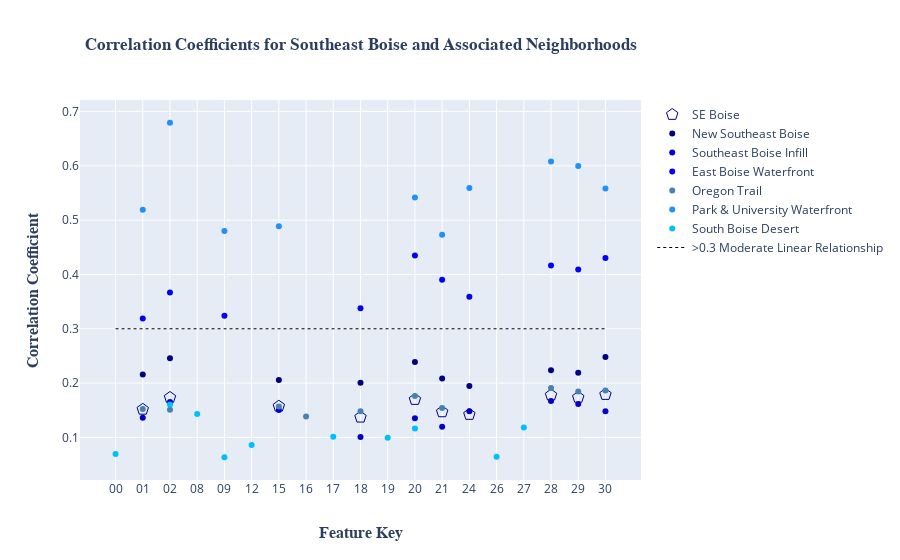

The notebook cell saved with this chart:
### Markdown cell above
## Southeast Boise

### Code cell
df = pd.read_pickle('SE-Coeff-compare.pkl')
df2 = pd.read_pickle('a-Coeff-compare.pkl')


df = pd.merge(df,df2, on = 'index', how = 'outer')


###########################################################

# drops rows up to TAV_Ch, below TAV_Ch = 0 and TAV_Ch = 1 
df = df.iloc[9:]

# Needed to make a key for ease a readability and to make the reference line for moderate linear 
# relationship
df= df.rename(columns = {'index' : 'Feature_Name'})
df['index'] = ['00','01','02','03','04','05','06','07','08','09','10','11','12','13','14',
             '15','16','17','18','19','20','21','22','23','24','25','26','27','28','29','30']
df['ref_line'] = .3


#this will drop rows that have less than 4 values (feature name, key, ref line, & @ least 1 value)
df = df.dropna(thresh = 4)


###########################################################

SEB_fig = go.Figure()

SEB_fig.add_trace(go.Scatter(x= df['index'], y=df['SE_Boise'],
                    mode='markers',
                    marker_color = 'rgb(0,0,128)',
                    marker=dict(size= 12, symbol = "pentagon-open"),          
                    name='SE Boise'))

SEB_fig.add_trace(go.Scatter(x= df['index'], y=df['SE_New_SE_Boise'],
                    mode='markers',
                    marker_color = 'rgb(0,0,128)',
                    name='New Southeast Boise'))

SEB_fig.add_trace(go.Scatter(x= df['index'], y=df['SE_SE_Boise_Infill'],
                    mode='markers',  
                    marker_color='rgb(0,0,205)',  
                    name='Southeast Boise Infill'))

SEB_fig.add_trace(go.Scatter(x= df['index'], y=df['SE_E_Boise_Waterfront'],
                    mode='markers',  
                    marker_color='rgb(0,0,255)',     
                    name='East Boise Waterfront'))

SEB_fig.add_trace(go.Scatter(x= df['index'], y=df['SE_Oregon_Trail'],
                    mode='markers',
                    marker_color='rgb(70,130,180)',     
                    name='Oregon Trail'))

SEB_fig.add_trace(go.Scatter(x= df['index'], y=df['SE_PU_Waterfront'],
                    mode='markers',  
                    marker_color='rgb(30,144,255)',     
                    name='Park & University Waterfront'))


SEB_fig.add_trace(go.Scatter(x= df['index'], y=df['SE_S_Boise_Desert'],
                    mode='markers',
                    marker_color='rgb(0,191,255)',     
                    name='South Boise Desert'))

#################### Reference line


SEB_fig.add_trace(go.Scatter(x= df['index'] , y=df['ref_line'],
                    mode = 'lines',          
                    line = dict(color='Black', width=1, dash='dot'),          
                    name='>0.3 Moderate Linear Relationship'))

#################### Layout Title and Axis stuff

SEB_fig.update_layout(
    title=go.layout.Title(
        text="<b>Correlation Coefficients for Southeast Boise and Associated Neighborhoods<b>",
        font = dict( 
            family = 'Times New Roman'),
        xref="paper",
        x=.5
    ),
    yaxis=go.layout.YAxis(
        title=go.layout.yaxis.Title(
            text="<b>Correlation Coefficient<b>",
            font=dict(
                family="Times New Roman",
                size=16,
#                color="#7f7f7f"
            )
        )
    ),
    xaxis=go.layout.XAxis(
        type = 'category',
        title=go.layout.xaxis.Title(
            text="<b>Feature Key<b>",
            font=dict(
                family="Times New Roman",
                size=16,
#                color="#7f7f7f"
            )
        )
    ))


SEB_fig.write_image("images/SEB_fig.jpg")
SEB_fig.show()

### Figure 1 — Plotly figure (JSON) as saved in the notebook; plotly's stock layout.template omitted (floating-point values rounded to 4 significant figures)
{"data": [{"marker": {"color": "rgb(0,0,128)", "size": 12, "symbol": "pentagon-open"}, "mode": "markers", "name": "SE Boise", "type": "scatter", "x": ["00", "01", "02", "08", "09", "12", "15", "16", "17", "18", "19", "20", "21", "24", "26", "27", "28", "29", "30"], "y": [null, 0.1517, 0.1735, null, null, null, 0.1574, null, null, 0.1372, null, 0.1697, 0.147, 0.1422, null, null, 0.1778, 0.1736, 0.1789]}, {"marker": {"color": "rgb(0,0,128)"}, "mode": "markers", "name": "New Southeast Boise", "type": "scatter", "x": ["00", "01", "02", "08", "09", "12", "15", "16", "17", "18", "19", "20", "21", "24", "26", "27", "28", "29", "30"], "y": [null, 0.216, 0.2459, null, null, null, 0.2059, null, null, 0.2007, null, 0.2387, 0.2086, 0.1946, null, null, 0.2235, 0.2192, 0.2478]}, {"marker": {"color": "rgb(0,0,205)"}, "mode": "markers", "name": "Southeast Boise Infill", "type": "scatter", "x": ["00", "01", "02", "08", "09", "12", "15", "16", "17", "18", "19", "20", "21", "24", "26", "27", "28", "29", "30"], "y": [null, 0.1363, 0.1651, null, null, null, 0.1506, null, null, 0.1007, null, 0.1352, 0.1198, 0.1481, null, null, 0.1669, 0.1615, 0.148]}, {"marker": {"color": "rgb(0,0,255)"}, "mode": "markers", "name": "East Boise Waterfront", "type": "scatter", "x": ["00", "01", "02", "08", "09", "12", "15", "16", "17", "18", "19", "20", "21", "24", "26", "27", "28", "29", "30"], "y": [null, 0.3188, 0.3668, null, 0.3241, null, null, null, null, 0.338, null, 0.4348, 0.3901, 0.3591, null, null, 0.4166, 0.4093, 0.4302]}, {"marker": {"color": "rgb(70,130,180)"}, "mode": "markers", "name": "Oregon Trail", "type": "scatter", "x": ["00", "01", "02", "08", "09", "12", "15", "16", "17", "18", "19", "20", "21", "24", "26", "27", "28", "29", "30"], "y": [null, 0.1523, 0.1509, null, null, null, 0.1567, 0.1383, null, 0.1482, null, 0.1762, 0.1541, null, null, null, 0.1909, 0.1846, 0.1862]}, {"marker": {"color": "rgb(30,144,255)"}, "mode": "markers", "name": "Park & University Waterfront", "type": "scatter", "x": ["00", "01", "02", "08", "09", "12", "15", "16", "17", "18", "19", "20", "21", "24", "26", "27", "28", "29", "30"], "y": [null, 0.5193, 0.6793, null, 0.4799, null, 0.4889, null, null, null, null, 0.5416, 0.4731, 0.5591, null, null, 0.6078, 0.5998, 0.5581]}, {"marker": {"color": "rgb(0,191,255)"}, "mode": "markers", "name": "South Boise Desert", "type": "scatter", "x": ["00", "01", "02", "08", "09", "12", "15", "16", "17", "18", "19", "20", "21", "24", "26", "27", "28", "29", "30"], "y": [0.06946, null, 0.1604, 0.1429, 0.06346, 0.08606, null, null, 0.1014, null, 0.09913, 0.1163, null, null, 0.0645, 0.1182, null, null, null]}, {"line": {"color": "Black", "dash": "dot", "width": 1}, "mode": "lines", "name": ">0.3 Moderate Linear Relationship", "type": "scatter", "x": ["00", "01", "02", "08", "09", "12", "15", "16", "17", "18", "19", "20", "21", "24", "26", "27", "28", "29", "30"], "y": [0.3, 0.3, 0.3, 0.3, 0.3, 0.3, 0.3, 0.3, 0.3, 0.3, 0.3, 0.3, 0.3, 0.3, 0.3, 0.3, 0.3, 0.3, 0.3]}], "layout": {"title": {"font": {"family": "Times New Roman"}, "text": "<b>Correlation Coefficients for Southeast Boise and Associated Neighborhoods<b>", "x": 0.5, "xref": "paper"}, "xaxis": {"title": {"font": {"family": "Times New Roman", "size": 16}, "text": "<b>Feature Key<b>"}, "type": "category"}, "yaxis": {"title": {"font": {"family": "Times New Roman", "size": 16}, "text": "<b>Correlation Coefficient<b>"}}}}
